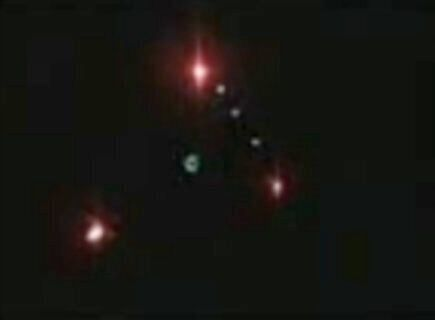
//> input picture src/aes/test/10.ppm, 435 x 320 px, given in place of the camera
$ ./filter_cv ../aes/test/10.ppm   (built with g++ and OpenCV 4)
//> lines starting //> are read from the running program, lines starting //| are printed output that depends on the picture
#include <cmath>
#include <chrono>
#include <vector>
#include <cstdlib>
#include <stdint.h>
#include <iostream>
#include <x86intrin.h>

//
#include "opencv2/opencv.hpp"

//
#define INDEX(x, y, w) (((x) * (w)) + (y))

//
using timing     = std::chrono::steady_clock;
using time_unit  = std::chrono::nanoseconds;
using time_point = std::chrono::time_point<timing>;

//
#define IMG_H	600
#define IMG_W	1000
#define IMG_RES	IMG_H * IMG_W

#define FILTER_H 3
#define FILTER_W 3

//
typedef unsigned char byte;
typedef unsigned long long u64;

//
int filter_edge1[FILTER_H * FILTER_H] = { 1, 0, -1,
					  0, 0,  0,
					 -1, 0,  1    };

int filter_edge2[FILTER_H * FILTER_H] = { 0,  1, 0,
					  1, -4, 1,
					  0,  1, 0    };

int filter_edge3[FILTER_H * FILTER_H] = { -1, -1, -1,
					  -1,  8, -1,
					  -1, -1, -1  };

//
int filter_sharp[FILTER_H * FILTER_W] = {  0, -1,  0,
					  -1,  5, -1,
					   0, -1,  0  };

//
int filter_box_blur_sum = 9;
int filter_box_blur[FILTER_H * FILTER_W] = {  1, 1, 1,
					      1, 1, 1,
					      1, 1, 1  };

//
int filter_gauss_blur_sum = 16;
int filter_gauss_blur[FILTER_H * FILTER_W] = {  1, 2, 1,
						2, 4, 2,
						1, 2, 1  };

//
const unsigned one_as_int = 0x3F000000;

//
const float scale_up = (float)(0x00800000);

//
const float scale_down = 1 / scale_up;

//
static inline unsigned as_int(float f)
{ return *(unsigned *)&f; }

//
static float as_float(unsigned u)
{ return *(float *)&u; }

//
static inline float _sqrt_blinn_(float x)
{ return as_float((as_int(x) >> 1) + (one_as_int >> 1)); }

//
// [156 lines left out: functions convert_f2i, convolve, apply_filter, apply_sobel_filter, apply_sobel_filter_fast, apply_sobel_filter_fast2 and 1 more, not called in this run]

//
static inline void apply_sobel_filter_fast4(byte *img_in, byte *img_out, u64 h, u64 w, int threshold)
{
  short __attribute__((aligned(16))) gx[16];
  short __attribute__((aligned(16))) gy[16];

  short _gx_;
  short _gy_;

  int mag = 0;

  for (u64 i = 0; i < (h - 3) * (w - 3); i++)
    {
      gx[0] = -img_in[i + 0];
      gx[1] =  img_in[i + 2] - (img_in[i + 3] << 1);
      gx[2] =  (img_in[i + 5] << 1);
      gx[3] = -img_in[i + 6];
      gx[4] =  img_in[i + 8];

      _gx_ = (gx[0] + gx[1] + gx[2] + gx[3] + gx[4]);

      gy[0] = -img_in[i + 0] - (img_in[i + 1] << 1);
      gy[1] = -img_in[i + 2];
      gy[3] =  img_in[i + 6] + (img_in[i + 7] << 1);
      gy[4] =  img_in[i + 8];

      _gy_ = (gy[0] + gy[1] + gy[3] + gy[4]);

      //Super fast Sqrt
      mag = _sqrt_blinn_((_gx_ * _gx_) + (_gy_ * _gy_));

      img_out[i] = (byte) mag;
    }
}

//
#include "durations.ipp"

//
int main(int argc, char **argv)
{
  if (argc < 2)
    return printf("Usage: %s [camera device ID]\n", argv[0]), -1;

  //
  cv::VideoCapture cap(atoll(argv[1]));

  // [4 lines of commented-out code are left out]

  cv::Mat gray;
  cv::Mat frame;
  cv::Mat resized;

  std::vector<double> durations;

  //
  if (!cap.isOpened())
    {
      std::cerr << "Could not open default video stream.\n";
      return -1;
    }

  //
  while (true)
    {
      std::string buf;

      if (!cap.read(frame))
	{
	  std::cerr << "Could not read the next video frame.\n";

	  return -1;
	}
//> frame is the input picture: 320 rows x 435 cols, CV_8UC3; mean B, G, R 16.7, 20.6, 21.6

      cv::resize(frame, resized, cv::Size(IMG_W, IMG_H));
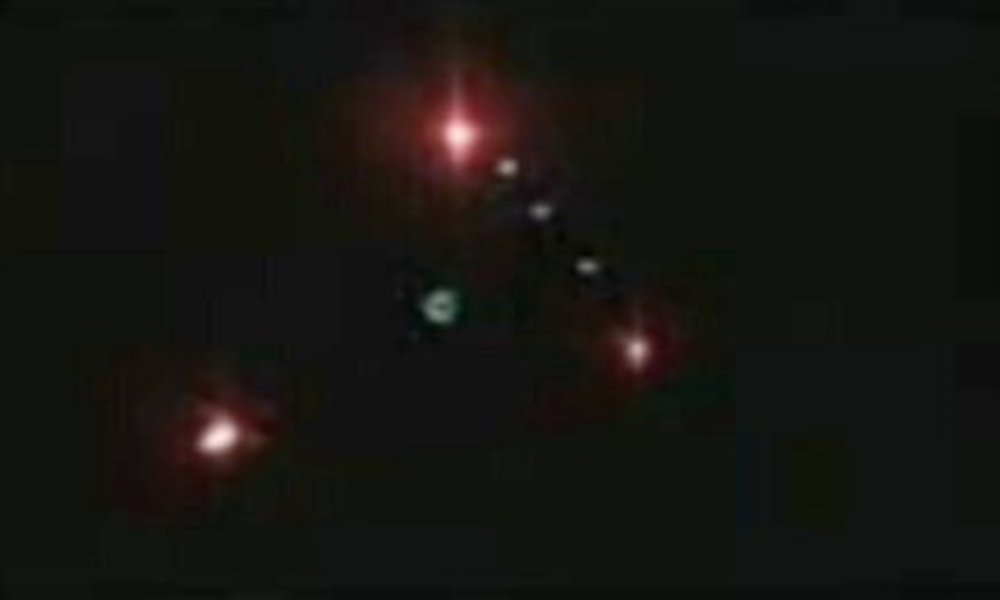
//> resized: 600 rows x 1000 cols, CV_8UC3; mean B, G, R 16.6, 20.6, 21.6

      //Convert to gray
      cv::cvtColor(resized, gray, cv::COLOR_BGR2GRAY);
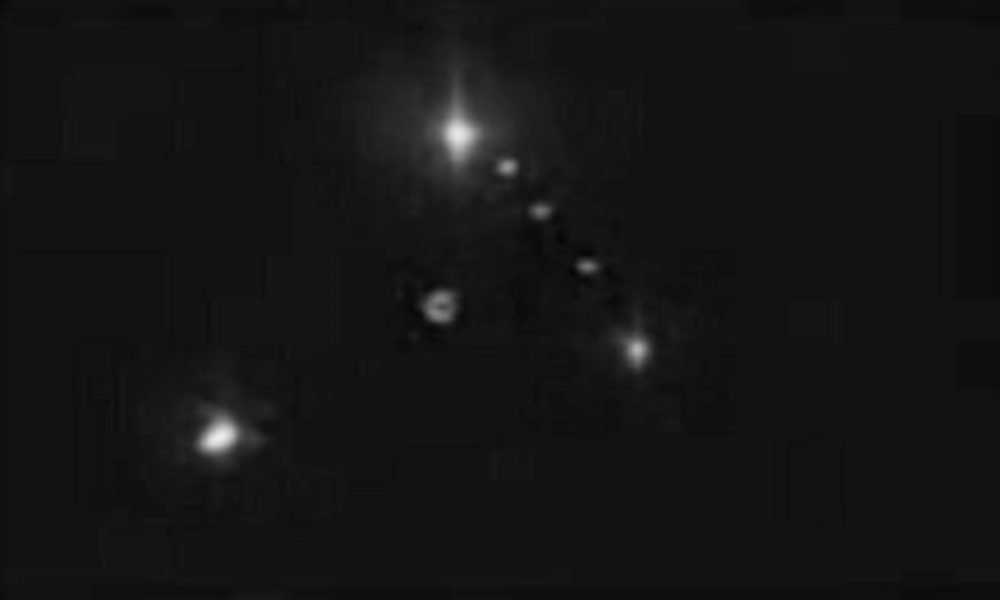
//> gray: 600 rows x 1000 cols, CV_8UC1; min 5, max 236, mean 20.5

      cv::Mat out(gray.rows, gray.cols, CV_8UC1);

      time_point start = timing::now();

      //The magic function
      //apply_sobel_filter((byte *)gray.data, (byte *)out.data, gray.rows, gray.cols, 100);
      //apply_sobel_filter_fast2((byte *)gray.data, (byte *)out.data, gray.rows, gray.cols, 100);
      //apply_sobel_filter_fast3((byte *)gray.data, (byte *)out.data, gray.rows, gray.cols, 100);
      apply_sobel_filter_fast4((byte *)gray.data, (byte *)out.data, gray.rows, gray.cols, 100);
      //apply_filter(byte *img_in, u64 h, u64 w, int *f, u64 fh, u64 fw, byte *img_out, int sum)

      //apply_filter((byte *)gray.data, gray.rows, gray.cols, filter_edge1, FILTER_H, FILTER_W, (byte *)out.data, 1);

      time_point end = timing::now();

      int duration = std::chrono::duration_cast<time_unit>(end - start).count();

//> (the run ends here: the program needs code that is not available in this run, at `buf = std::to_string(append_durations(&durations, double(duration)) / ..`)
